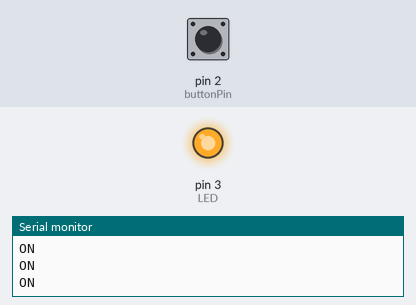
A sketch run on a simulated Arduino Uno, built with avr-gcc and run on an emulated ATmega328P. Parts: output pins drawn as LEDs (lit = HIGH), the last lines printed to the serial monitor. Inputs (shaded band) come from the test bench; at power-on: pin 2 (buttonPin) HIGH.

Above: at 1.2 s.
1.3 s: pin 2 (buttonPin) pulled LOW for 0.15 s
At 1.4 s:
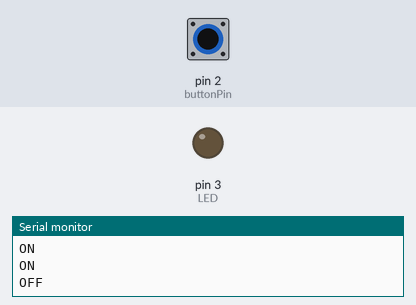
3.0 s: pin 2 (buttonPin) pulled LOW for 3.2 s
At 7.5 s:
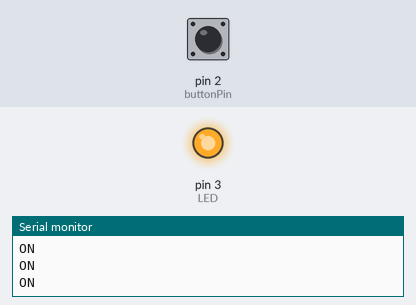
Timing chart, 0 to 9.0 s (numbered marks = the images above; inputs shaded):
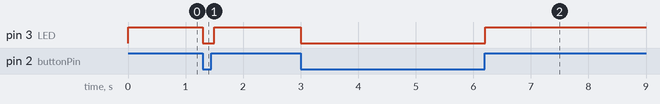

Measured:
- after the input at 1.3 s, pin 3 (LED): HIGH → LOW at once, → HIGH 0.20 s later
- after the input at 3.0 s, pin 3 (LED): HIGH → LOW at once, → HIGH 3.2 s later

The sketch:

System_Pushbutton_LED.ino
```cpp
int buttonPin = 2;
int LED = 3;

void setup() {
  pinMode(buttonPin, INPUT);
  pinMode(LED, OUTPUT);
  Serial.begin(9600);
}

void loop() {
  if (digitalRead(buttonPin) == LOW) {
    Serial.println("OFF");
    digitalWrite(LED, LOW);
  }
  else if (digitalRead(buttonPin) == HIGH) {
    Serial.println("ON");
    digitalWrite(LED, HIGH);
  }
  delay(100);
}
```
